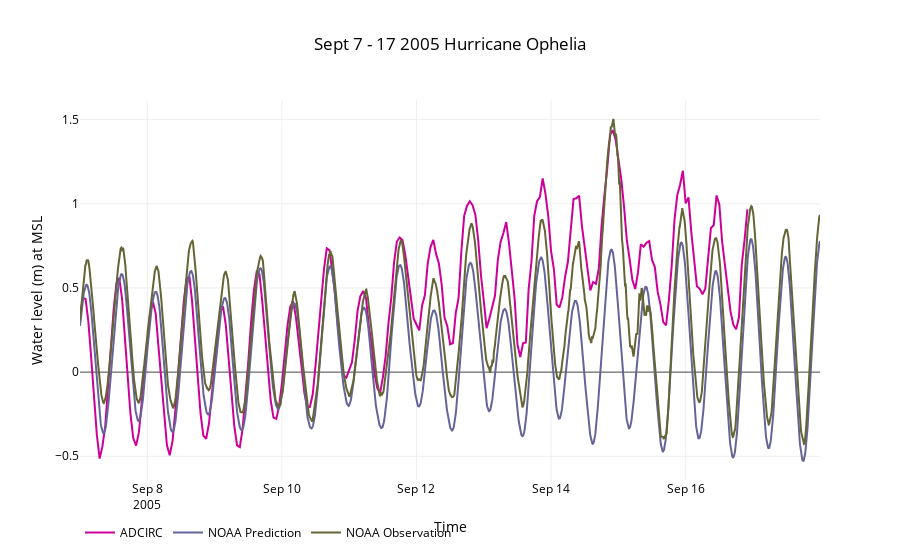

Notebook source saved alongside this figure:
### Markdown cell above
### Timeseries Beaufort

### Code cell
nc_file = nc4.Dataset(files[2])
start,freq = '20050907 00:00:00','1H'
station,name = 629653,' Prediction'
table = utils.timeseries(nc_file,start,freq,station,name)
start,end,noaa = '20050907','20050917','8656483'
data = utils.plot_timeseries(table,start,end,noaa)
title,x,y = 'Sept 7 - 17 2005 Hurricane Ophelia','Time','Water level (m) at MSL'
layout=utils.layout(title,x,y)
fig = go.Figure(data=data, layout=layout)
interactive = iplot(fig)
#po.plot(fig,filename=root_dir+'\\'+'beaufort_ophelia.html')

### Figure 1 — Plotly figure (JSON) as saved in the notebook; plotly's stock layout.template omitted (floating-point values rounded to 4 significant figures; data arrays with more than 128 entries replaced by an {"elided": "..."} marker saying what was removed)
{"data": [{"line": {"color": "rgb(204, 0, 153)"}, "mode": "lines", "name": "ADCIRC", "type": "scatter", "uid": "91215eae-dc78-11e8-96fd-6c0b84658d3c", "x": {"elided": "239 str values"}, "y": {"elided": "239 float values"}}, {"line": {"color": "rgb(100, 100, 153)"}, "mode": "lines", "name": "NOAA Prediction", "type": "scatter", "uid": "912185be-dc78-11e8-9dc9-6c0b84658d3c", "x": {"elided": "2640 str values"}, "y": {"elided": "2640 float values"}}, {"line": {"color": "rgb(100, 100, 53)"}, "mode": "lines", "name": "NOAA Observation", "type": "scatter", "uid": "912185bf-dc78-11e8-8664-6c0b84658d3c", "x": {"elided": "2640 str values"}, "y": {"elided": "2640 float values"}}], "layout": {"autosize": true, "font": {"color": "rgb(0, 0, 0)"}, "legend": {"orientation": "h"}, "paper_bgcolor": "rgb(255,255,255)", "plot_bgcolor": "rgb(255,255,255)", "title": "Sept 7 - 17 2005 Hurricane Ophelia", "xaxis": {"autorange": true, "range": ["2005-09-07", "2005-09-17 23:54"], "title": "Time", "type": "date"}, "yaxis": {"autorange": true, "range": [-0.6409, 1.617], "title": "Water level (m) at MSL", "type": "linear"}}}
